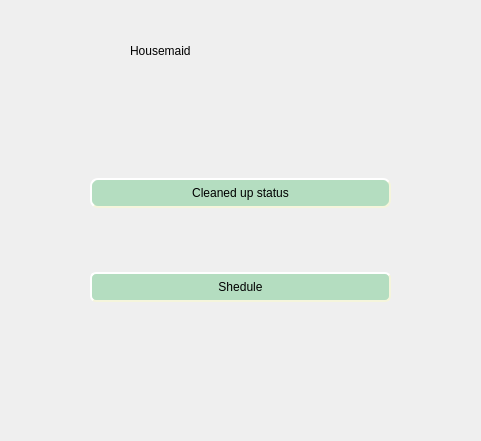
<?xml version="1.0" encoding="UTF-8"?>
<ui version="4.0">
 <class>Housemaid</class>
 <widget class="QWidget" name="Housemaid">
  <property name="geometry">
   <rect>
    <x>0</x>
    <y>0</y>
    <width>481</width>
    <height>441</height>
   </rect>
  </property>
  <property name="minimumSize">
   <size>
    <width>481</width>
    <height>441</height>
   </size>
  </property>
  <property name="maximumSize">
   <size>
    <width>481</width>
    <height>441</height>
   </size>
  </property>
  <property name="windowTitle">
   <string>Housemaid</string>
  </property>
  <widget class="QLabel" name="label">
   <property name="geometry">
    <rect>
     <x>130</x>
     <y>30</y>
     <width>291</width>
     <height>41</height>
    </rect>
   </property>
   <property name="styleSheet">
    <string notr="true">font: 57 italic 40pt &quot;URW Chancery L&quot;;</string>
   </property>
   <property name="text">
    <string>Housemaid</string>
   </property>
  </widget>
  <widget class="QWidget" name="layoutWidget">
   <property name="geometry">
    <rect>
     <x>90</x>
     <y>120</y>
     <width>301</width>
     <height>241</height>
    </rect>
   </property>
   <layout class="QVBoxLayout" name="verticalLayout">
    <item>
     <widget class="QPushButton" name="stateButton">
      <property name="styleSheet">
       <string notr="true">   QPushButton {
   font: 57 italic 20pt &quot;URW Chancery L&quot;;

     background-color: rgb(180, 221, 192);
     border-style: outset;
     border-width: 2px;
     border-radius: 6px;
     border-color: beige;
   
     min-width: 8em;
     padding: 6px;
}
    QPushButton {
    font: 57 italic 20pt &quot;URW Chancery L&quot;;

     background-color: rgb(180, 221, 192);
     border-style: outset;
     border-width: 2px;
     border-radius: 8px;
     border-color: beige;
   
     min-width: 8em;
     padding: 6px;
}
QPushButton:hover{
border-width: 0px;
background-color:rgb(184, 216, 239);
border-radius: 20%;
}</string>
      </property>
      <property name="text">
       <string>Cleaned up status</string>
      </property>
     </widget>
    </item>
    <item>
     <widget class="QPushButton" name="sheduleButton">
      <property name="styleSheet">
       <string notr="true">QPushButton{    
font: 57 italic 20pt &quot;URW Chancery L&quot;;

     background-color: rgb(180, 221, 192);
     border-style: outset;
     border-width: 2px;
     border-radius: 6px;
     border-color: beige;
   
     min-width: 8em;
     padding: 6px;
}
QPushButton:hover{
border-width: 0px;
background-color:rgb(184, 216, 239);
border-radius: 20%;
}</string>
      </property>
      <property name="text">
       <string>Shedule</string>
      </property>
     </widget>
    </item>
   </layout>
  </widget>
 </widget>
 <resources/>
 <connections/>
</ui>
